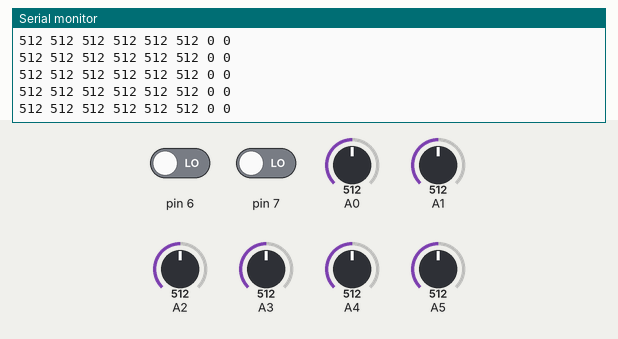
This sketch was run on a simulated Arduino Uno, built with avr-gcc and run on an emulated ATmega328P. On the bench: the last lines printed to the serial monitor. The inputs (shaded band) are chosen by the test bench; at power-on: A0 = 512, pin 6 LOW, pin 7 LOW, A1 = 512, A2 = 512, A3 = 512, A4 = 512, A5 = 512.

Above: at 1.2 s.
1.3 s: A0 set to 108
At 2.1 s:
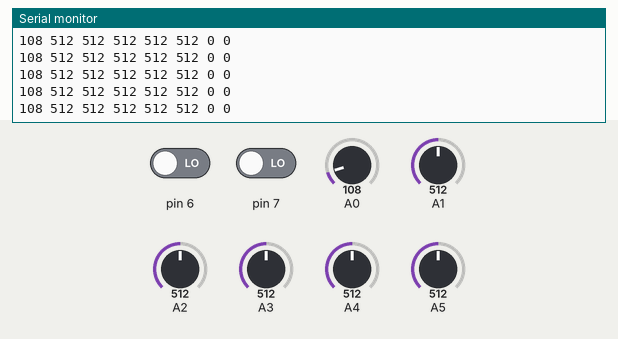
4.3 s: A0 set to 95
At 5.4 s:
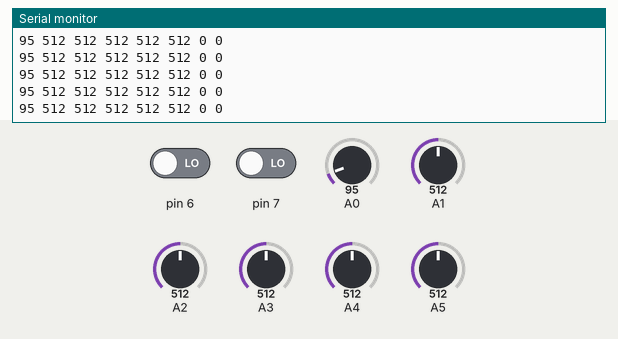
Timing chart, 0 to 6.1 s (numbered marks = the images above; inputs shaded):
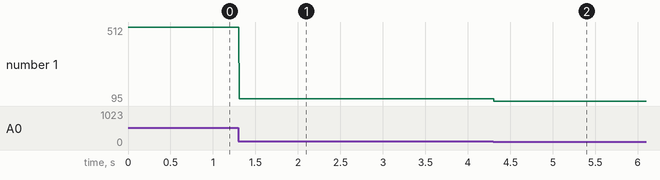

Measured:
- after the input at 1.3 s, the serial monitor: prints a new line at once (image 1)
- after the input at 4.3 s, the serial monitor: prints a new line at once (image 2)
- plotted number 1: 512 → 108 after the input at 1.3 s, 108 → 95 after the input at 4.3 s

The sketch:

ScopeAnalog.pde
```cpp
// (licence header left out)
/**
 * Define macros for setting and clearing bits in the ADC prescale register
 */
#ifndef cbi
#define cbi(sfr, bit) (_SFR_BYTE(sfr) &= ~_BV(bit))
#endif
#ifndef sbi
#define sbi(sfr, bit) (_SFR_BYTE(sfr) |= _BV(bit))
#endif

int val;

/**
 * Sets the ADC prescaler to 16, prepares the relevant digital inputs,
 * and opens serial comms with the host
 */
void setup()
{
  sbi(ADCSRA,ADPS2);
  cbi(ADCSRA,ADPS1);
  cbi(ADCSRA,ADPS0);
  pinMode(6, INPUT);
  pinMode(7, INPUT);
  Serial.begin(115200);
}

/**
 * Read the inputs and send values to the host. The analog read values
 * from the digital inputs need to be fudged so they read 0 or 1023
 */
void loop()
{
  for( int i=0; i<6; i++ ){
    Serial.print( analogRead(i) );
    Serial.print(" ");
  }

  if( digitalRead(6) == 1){
    Serial.print(1023);
    Serial.print(' ');
  } else {
    Serial.print(0);
    Serial.print(' ');
  }

  if( digitalRead(7) == 1){
    Serial.print(1023);
  } else {
    Serial.print(0);
  }

  Serial.println();
}
```
